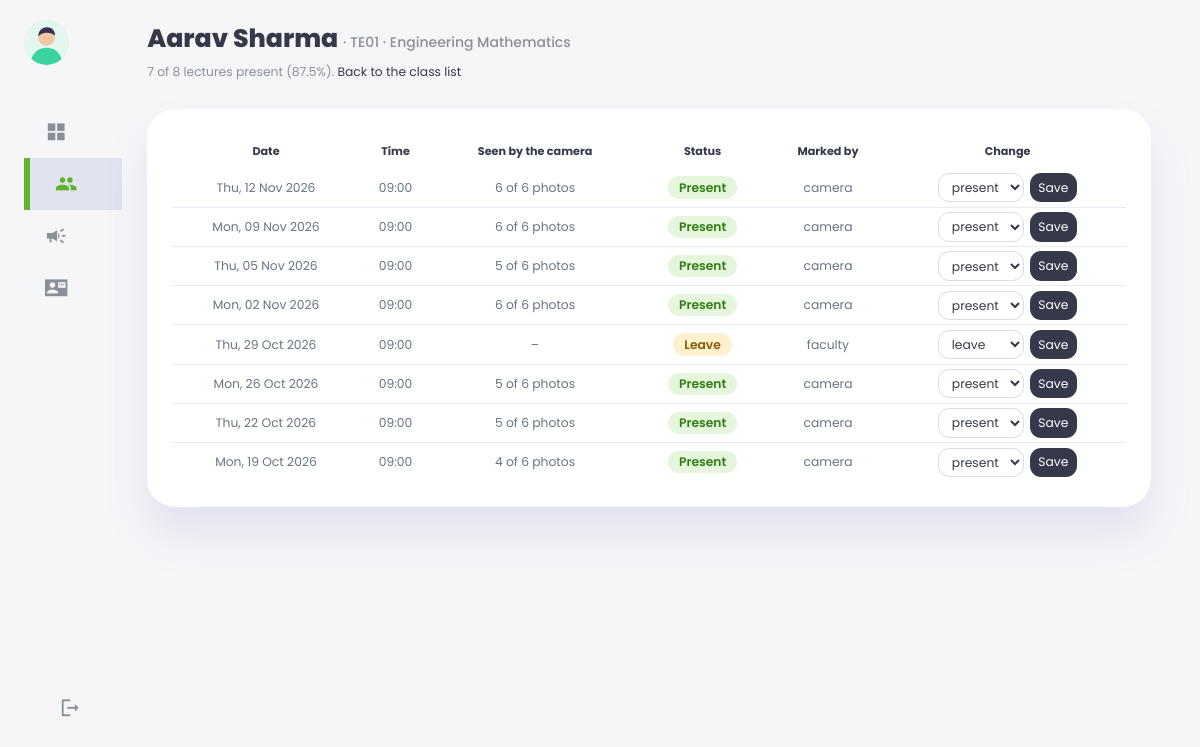
/student_record.php?student=6&subject=maths (signed in), run on the app's committed database.
### tables this page shows
CREATE TABLE IF NOT EXISTS users (
  id            INT UNSIGNED NOT NULL AUTO_INCREMENT,
  role          ENUM('student','faculty') NOT NULL,
  roll_no       VARCHAR(20)  NULL,             
  first_name    VARCHAR(60)  NOT NULL,
  last_name     VARCHAR(60)  NOT NULL,
  email         VARCHAR(190) NOT NULL,
  password_hash VARCHAR(255) NOT NULL,         
  photo         VARCHAR(255) NULL,             
  department    VARCHAR(40)  NOT NULL DEFAULT 'EXTC',
  class_name    VARCHAR(20)  NOT NULL DEFAULT 'TE',
  is_online     TINYINT(1)   NOT NULL DEFAULT 0,
  created_at    TIMESTAMP    NOT NULL DEFAULT CURRENT_TIMESTAMP,
  PRIMARY KEY (id),
  UNIQUE KEY uq_users_email (email),
  UNIQUE KEY uq_users_roll (roll_no)
);

CREATE TABLE IF NOT EXISTS subjects (
  id          INT UNSIGNED NOT NULL AUTO_INCREMENT,
  code        VARCHAR(20)  NOT NULL,           
  name        VARCHAR(80)  NOT NULL,
  faculty_id  INT UNSIGNED NULL,               
  finger_id   SMALLINT UNSIGNED NULL,          
  PRIMARY KEY (id),
  UNIQUE KEY uq_subjects_code (code),
  UNIQUE KEY uq_subjects_finger (finger_id),
  CONSTRAINT fk_subjects_faculty FOREIGN KEY (faculty_id) REFERENCES users (id) ON DELETE SET NULL
);

CREATE TABLE IF NOT EXISTS attendance (
  lecture_id  INT UNSIGNED NOT NULL,
  student_id  INT UNSIGNED NOT NULL,
  status      ENUM('present','absent','leave') NOT NULL DEFAULT 'absent',
  source      ENUM('face','faculty') NOT NULL DEFAULT 'face',   
  seen        TINYINT UNSIGNED NOT NULL DEFAULT 0,   
  distance    DECIMAL(4,3) NULL,              
  updated_at  TIMESTAMP    NOT NULL DEFAULT CURRENT_TIMESTAMP ON UPDATE CURRENT_TIMESTAMP,
  PRIMARY KEY (lecture_id, student_id),
  KEY ix_attendance_student (student_id),
  CONSTRAINT fk_attendance_lecture FOREIGN KEY (lecture_id) REFERENCES lectures (id) ON DELETE CASCADE,
  CONSTRAINT fk_attendance_student FOREIGN KEY (student_id) REFERENCES users (id) ON DELETE CASCADE
);

CREATE TABLE IF NOT EXISTS lectures (
  id          INT UNSIGNED NOT NULL AUTO_INCREMENT,
  subject_id  INT UNSIGNED NOT NULL,
  started_at  DATETIME     NOT NULL,
  ended_at    DATETIME     NULL,
  photos      TINYINT UNSIGNED NOT NULL DEFAULT 0,    
  PRIMARY KEY (id),
  KEY ix_lectures_subject (subject_id, started_at),
  CONSTRAINT fk_lectures_subject FOREIGN KEY (subject_id) REFERENCES subjects (id) ON DELETE CASCADE
);

### web/includes/db.php (called while the page is built, shortened)
<?php
function db(): PDO
{
    static $pdo = null;
    if ($pdo instanceof PDO) {
        return $pdo;
    }
    $dsn = sprintf(
        'mysql:host=%s;port=%s;dbname=%s;charset=utf8mb4',
        config('DB_HOST', '127.0.0.1'),
        config('DB_PORT', '3306'),
        config('DB_NAME', 'smart_attendance')
    );
    try {
        $pdo = new PDO($dsn, config('DB_USER', ''), config('DB_PASSWORD', ''), [
            PDO::ATTR_ERRMODE => PDO::ERRMODE_EXCEPTION,
            PDO::ATTR_DEFAULT_FETCH_MODE => PDO::FETCH_ASSOC,
            PDO::ATTR_EMULATE_PREPARES => false,
        ]);
    } catch (PDOException $e) {
        error_log('Database connection failed: ' . $e->getMessage());
        http_response_code(503);
        exit('The database is not available. Check DB_* settings in .env (see docs/setup.md).');
    }
    $pdo->exec("SET time_zone = '" . (new DateTime())->format('P') . "'");
    return $pdo;
}
function q(string $sql, array $params = []): PDOStatement
{
    $stmt = db()->prepare($sql);
    $stmt->execute($params);
    return $stmt;
}

### web/includes/helpers.php (called while the page is built, shortened)
<?php
function e(mixed $value): string
{
    return htmlspecialchars((string) ($value ?? ''), ENT_QUOTES | ENT_SUBSTITUTE, 'UTF-8');
}
function base_path(): string
{
    static $base = null;
    if ($base === null) {
        $webRoot = str_replace('\\', '/', realpath(dirname(__DIR__)) ?: dirname(__DIR__));
        $docRoot = str_replace('\\', '/', realpath($_SERVER['DOCUMENT_ROOT'] ?? '') ?: '');
        $base = ($docRoot !== '' && str_starts_with($webRoot, $docRoot)) ? substr($webRoot, strlen($docRoot)) : '';
        $base = rtrim($base, '/');
    }
    return $base;
}
function url(string $path = ''): string
{
    return base_path() . '/' . ltrim($path, '/');
}
function full_name(array $u): string
{
    return trim(($u['first_name'] ?? '') . ' ' . ($u['last_name'] ?? ''));
}
function fmt_date(string $dt, string $format = 'd M Y, H:i'): string
{
    return (new DateTime($dt))->format($format);
}

### web/includes/attendance.php (called while the page is built, shortened)
<?php
function percent(int $present, int $held): ?float
{
    return $held > 0 ? round($present * 100 / $held, 1) : null;
}
function pct_label(?float $p): string
{
    return $p === null ? '–' : rtrim(rtrim(number_format($p, 1), '0'), '.') . '%';
}
function student_records(int $studentId, int $subjectId): array
{
    return q(
        "SELECT l.id AS lecture_id, l.started_at, l.photos, a.status, a.source, a.seen
           FROM lectures l
           JOIN attendance a ON a.lecture_id = l.id AND a.student_id = ?
          WHERE l.subject_id = ?
          ORDER BY l.started_at DESC",
        [$studentId, $subjectId]
    )->fetchAll();
}
function seen_label(array $r): string
{
    if ($r['source'] === 'faculty' && (int) $r['seen'] === 0) {
        return '–';
    }
    return (int) $r['seen'] . ' of ' . (int) $r['photos'] . ' photos';
}
function subject_by_code(string $code): ?array
{
    return q('SELECT * FROM subjects WHERE code = ?', [$code])->fetch() ?: null;
}

### web/includes/auth.php (called while the page is built, shortened)
<?php
function current_user(): ?array
{
    $id = $_SESSION['user_id'] ?? null;
    $user = $id ? (q('SELECT * FROM users WHERE id = ?', [$id])->fetch() ?: null) : null;
    return $user;
}
function require_login(): array
{
    $user = current_user();
    return $user;
}
function require_role(string $role): array
{
    $user = require_login();
    return $user;
}

### web/student_record.php (the view, shortened to what this page needs)
<?php
$user = require_role('faculty');
$student = q("SELECT * FROM users WHERE id = ? AND role = 'student'", [(int) ($_GET['student'] ?? 0)])->fetch();
$subject = subject_by_code((string) ($_GET['subject'] ?? ''));
$canEdit = (int) $subject['faculty_id'] === (int) $user['id'];
$records = student_records((int) $student['id'], (int) $subject['id']);
$present = count(array_filter($records, fn ($r) => $r['status'] === 'present'));
?>
<h1><?= e(full_name($student)) ?> <small class="muted">· <?= e($student['roll_no'] ?? '') ?> · <?= e($subject['name']) ?></small></h1>
<p class="muted"><?= $present ?> of <?= count($records) ?> lectures present (<?= e(pct_label(percent($present, count($records)))) ?>).
  <a href="<?= e(url('records.php?subject=' . urlencode($subject['code']))) ?>">Back to the class list</a></p>
<div class="table-card">
  <table>
    <thead><tr><th>Date</th><th>Time</th><th>Seen by the camera</th><th>Status</th><th>Marked by</th><?= $canEdit ? '<th>Change</th>' : '' ?></tr></thead>
    <tbody>
    <?php foreach ($records as $r): ?>
      <tr>
        <td><?= e(fmt_date($r['started_at'], 'D, d M Y')) ?></td>
        <td><?= e(fmt_date($r['started_at'], 'H:i')) ?></td>
        <td><?= e(seen_label($r)) ?></td>
        <td><span class="status <?= e($r['status']) ?>"><?= e($r['status']) ?></span></td>
        <td><?= e($r['source'] === 'face' ? 'camera' : $r['source']) ?></td>
        <?php if ($canEdit): ?>
        <td>
          <form method="post" class="inline">
            <select name="status" aria-label="New status">
              <?php foreach (['present', 'absent', 'leave'] as $st): ?>
                <option value="<?= $st ?>" <?= $st === $r['status'] ? 'selected' : '' ?>><?= $st ?></option>
              <?php endforeach; ?>
            </select>
            <button type="submit">Save</button>
          </form>
        </td>
        <?php endif; ?>
      </tr>
    <?php endforeach; ?>
    </tbody>
  </table>
</div>

### web/assets/css/app.css (style rules this page uses)
:root { --green: #5fb52a; --green-bright: #6bc733; --purple: #7380ec; --teal: #2fd6a0; --red: #e5484d; --amber: #d98a00; --white: #fff; --muted: #8a8f98; --dark: #363949; --dark-variant: #677483; --light: rgba(132, 139, 200, 0.18); --background: #f6f6f9; --card-radius: 2rem; --radius-1: 0.4rem; --radius-2: 0.8rem; --card-padding: 1.8rem; --shadow: 0 2rem 3rem var(--light); }
* { margin: 0; padding: 0; box-sizing: border-box; }
html { font-size: 14px; }
body { font-family: 'Poppins', system-ui, sans-serif; font-size: 0.88rem; background: var(--background); color: var(--dark); min-height: 100vh; overflow-x: hidden; }
a { color: var(--dark); text-decoration: none; }
h1 { font-weight: 800; font-size: 1.8rem; }
p { color: var(--dark-variant); }
small { font-size: 0.75rem; }
.muted { color: var(--muted); }
main > h1 { margin-bottom: 0.4rem; }
main > h1 small { font-weight: 500; font-size: 1rem; }
.table-card { margin-top: 2rem; background: var(--white); border-radius: var(--card-radius); padding: var(--card-padding); box-shadow: var(--shadow); }
table { width: 100%; border-collapse: collapse; text-align: center; }
th { font-size: 0.8rem; padding: 0.6rem; color: var(--dark); }
td { height: 2.8rem; border-bottom: 1px solid var(--light); color: var(--dark-variant); padding: 0 0.4rem; }
tbody tr:last-child td { border: none; }
.status { display: inline-block; padding: 0.15rem 0.8rem; border-radius: 1rem; font-weight: 600; text-transform: capitalize; }
.status.present { color: #2f7d12; background: #e6f6dc; }
.status.leave { color: #8a5a00; background: #fff1d0; }
select, input[type=search], textarea, input[type=text] { font: inherit; padding: 0.55rem 0.8rem; border-radius: var(--radius-2); border: 1px solid #d9dbe7; background: var(--white); color: var(--dark); }
button, .btn-small { font: inherit; cursor: pointer; border: 0; border-radius: var(--radius-2); padding: 0.55rem 1rem; background: var(--dark); color: var(--white); display: inline-flex; gap: 0.4rem; align-items: center; }
form.inline { display: inline-flex; gap: 0.4rem; }
form.inline select, form.inline button { padding: 0.3rem 0.6rem; }

### data on the page
users: full_name($student) "Aarav Sharma", roll_no "TE01"
subjects: name "Engineering Mathematics"
attendance: lecture.started_at "Thu, 12 Nov 2026", lecture.started_at "09:00", seen.photos "6 of 6 photos", status "Present", source "camera", status "present"
attendance: lecture.started_at "Mon, 09 Nov 2026", lecture.started_at "09:00", seen.photos "6 of 6 photos", status "Present", source "camera", status "present"
attendance: lecture.started_at "Thu, 05 Nov 2026", lecture.started_at "09:00", seen.photos "5 of 6 photos", status "Present", source "camera", status "present"
attendance: lecture.started_at "Mon, 02 Nov 2026", lecture.started_at "09:00", seen.photos "6 of 6 photos", status "Present", source "camera", status "present"
attendance: lecture.started_at "Thu, 29 Oct 2026", lecture.started_at "09:00", seen_label($r) "–", status "Leave", source "faculty", status "leave"
attendance: lecture.started_at "Mon, 26 Oct 2026", lecture.started_at "09:00", seen.photos "5 of 6 photos", status "Present", source "camera", status "present"
attendance: lecture.started_at "Thu, 22 Oct 2026", lecture.started_at "09:00", seen.photos "5 of 6 photos", status "Present", source "camera", status "present"
attendance: lecture.started_at "Mon, 19 Oct 2026", lecture.started_at "09:00", seen.photos "4 of 6 photos", status "Present", source "camera", status "present"

### other printed values
$present "7"
count($records) "8"
pct_label(percent($present, count($records))) "87.5%"
